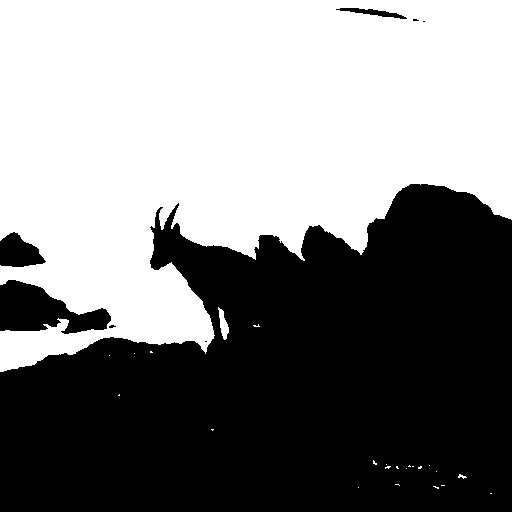
#> input picture Images/modifiees/TD2/limit_image.jpg, 512 x 512 px
$ python 'TD2 - Exercice_1v2.py'
#> lines starting #> are read from the running program, lines starting #| are printed output that depends on the picture; after the words box and inside, x2 and y2 are one past the last pixel; in counts of white or black regions, pixels touching at a corner belong together
# Libraries
import matplotlib.pyplot as plt
import cv2
import numpy as np


def erosion(image_path, kernel_size=3):
#> called with image_path = 'Images/modifiees/TD2/limit_image.jpg', kernel_size = 3
    image = cv2.imread(image_path, cv2.IMREAD_GRAYSCALE)
#> image is the input picture: shape (512, 512); min 0, max 255, mean 129.5
    _, binary_image = cv2.threshold(image, 127, 255, cv2.THRESH_BINARY)
#> binary_image: shape (512, 512); 50.8% white; 8 black regions (4 under 20 px), largest, box (x1, y1, x2, y2) and area: (0, 184, 512, 512) 124100, (0, 280, 111, 334) 3484, (0, 232, 46, 267) 1080, (336, 8, 407, 19) 289
    rows, cols = binary_image.shape
#> rows = 512; cols = 512
    eroded_image = np.zeros_like(binary_image)

    for i in range(rows):
        for j in range(cols):
            if binary_image[i, j] == 255:
                for m in range(-kernel_size // 2, kernel_size // 2 + 1):
                    for n in range(-kernel_size // 2, kernel_size // 2 + 1):
                        if 0 <= i + m < rows and 0 <= j + n < cols:
                            eroded_image[i + m, j + n] = 255
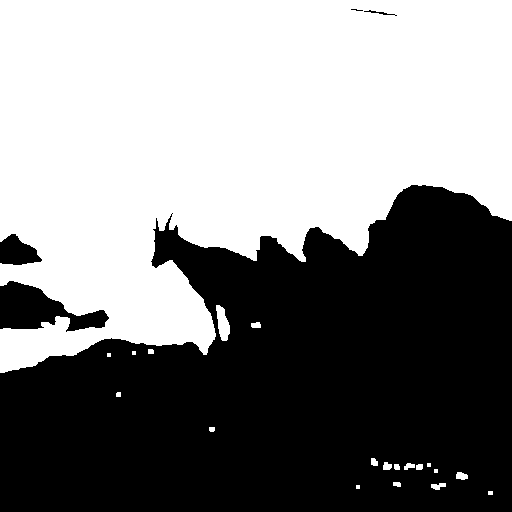
#> eroded_image: shape (512, 512); 52% white; 5 black regions (1 under 20 px), largest, box (x1, y1, x2, y2) and area: (0, 185, 512, 512) 121864, (0, 281, 109, 332) 2926, (0, 234, 42, 265) 870, (364, 10, 397, 16) 49
    return eroded_image


def dilatation(image_path, kernel_size=3):
#> called with image_path = 'Images/modifiees/TD2/erode_image.jpg', kernel_size = 3
    image = cv2.imread(image_path, cv2.IMREAD_GRAYSCALE)
#> image: shape (512, 512); min 0, max 255, mean 132.7
    _, binary_image = cv2.threshold(image, 127, 255, cv2.THRESH_BINARY)
    rows, cols = binary_image.shape
#> rows = 512; cols = 512
    dilated_image = np.zeros_like(binary_image)

    for i in range(rows):
        for j in range(cols):
            dilated_image[i, j] = 0
            for m in range(-kernel_size // 2, kernel_size // 2 + 1):
                for n in range(-kernel_size // 2, kernel_size // 2 + 1):
                    if 0 <= i + m < rows and 0 <= j + n < cols:
                        if binary_image[i + m, j + n] != 255:
                            break
                else:
                    continue
                break
            else:
                dilated_image[i, j] = 255
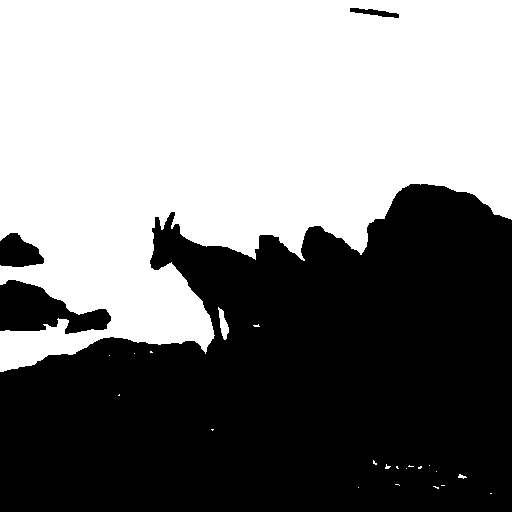
#> dilated_image: shape (512, 512); 50.9% white; 4 black regions, box (x1, y1, x2, y2) and area: (0, 184, 512, 512) 123995, (0, 280, 111, 334) 3465, (0, 233, 44, 267) 1074, (350, 8, 399, 18) 233

    return dilated_image


# We create the image in the file Images.
erode_image = erosion("Images/modifiees/TD2/limit_image.jpg")
cv2.imwrite('Images/modifiees/TD2/erode_image.jpg', erode_image)

opening_image = dilatation("Images/modifiees/TD2/erode_image.jpg")
cv2.imwrite('Images/modifiees/TD2/opening_image.jpg', opening_image)
